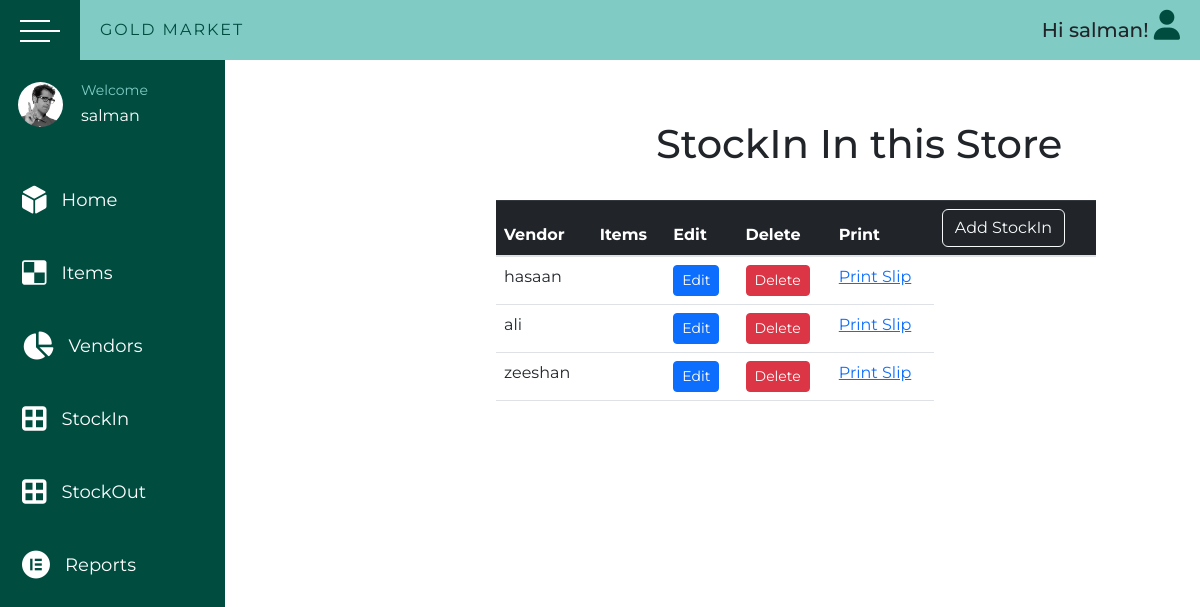
/shop/stockin (signed in), run on an earlier commit of the app's database.
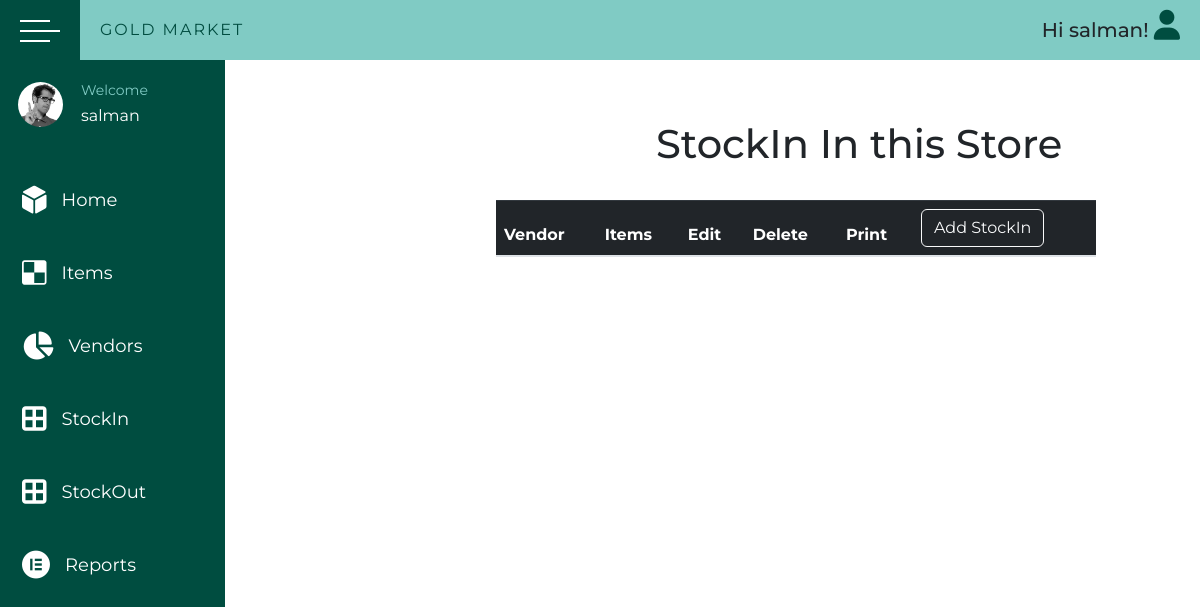
And on a later commit of the database.
### shop/models.py (models this page shows, shortened)
class StockIn(models.Model):
    items = models.ForeignKey(Items, on_delete=models.CASCADE)
    vendor = models.ForeignKey(Vendors, on_delete=models.CASCADE)
    class Meta:
        verbose_name = 'StockIn'
        verbose_name_plural = 'StockIn'

class Vendors(models.Model):
    name = models.CharField(max_length=45)
    address = models.CharField(max_length=150)
    email = models.EmailField(unique=True)
    company = models.ForeignKey(Company, on_delete=models.CASCADE)
    def __str__(self):
        return self.name
    class Meta:
        verbose_name = 'Vendor'

### shop/views.py (the view, shortened to what this page needs)
# urls.py: path('stockin', views.StockinView.as_view(), name='stockin'),
class StockinView(LoginRequiredMixin, ListView, FormView):
    model = StockIn
    template_name = "shop/stockin.html"
    context_object_name = "stockin"
    form_class = StockinForm
    success_url = "/shop/stockin"
    def get_context_data(self, **kwargs):
        context = super().get_context_data(**kwargs)
        context["stockin_form"] = StockinForm()
        return context

### shop/models.py (called while the page is built)
    def __str__(self):
        return str(self.name)

### shop/templates/shop/stockin.html (shortened to what this page needs)
{% extends 'shop/base/base.html' %}
{% load static %}
{% block css_files %}
  <link rel="stylesheet" href="{% static 'shop/items.css'%}" />
{% endblock %}
{% block content %}
  <h1 class="head">StockIn In this Store</h1>
  <table class="table w-50">
    <thead class="table-dark">
      <tr>
        <th scope="col">Vendor</th>
        <th scope="col">Items</th>
        <th scope="col">Edit</th>
        <th scope="col">Delete</th>
        <th scope="col">Print</th>
        <th scope="col"><button type="button" class="btn btn-outline-light" data-bs-toggle="modal" data-bs-target="#exampleModal">Add StockIn</button></th>
      </tr>
    </thead>
    <tbody>
      {% for stock in stockin %}
        <tr>
          <td>{{ stock.vendor }}</td>
          <td>{{ stock.items }}</td>
          <td><a class="js-edit btn btn-sm btn-primary" href="{% url 'stockin_update' stock.id %}">Edit</a></td>
          <td><a class="js-edit btn btn-sm btn-danger" href="{% url 'stockin_delete' stock.id %}">Delete</a></td>
          <td><a href="{% url 'slip' stock.id %}">Print Slip</a></td>
        </tr>
      {% endfor %}
    </tbody>
  </table>
{% endblock %}

What changed in the data, as far as the page shows it:
removed StockIn: vendor "hasaan"
removed StockIn: vendor "ali"
removed StockIn: vendor "zeeshan"
